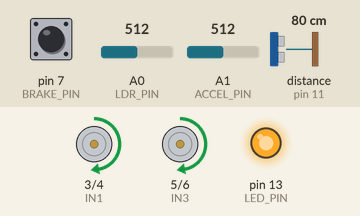
Recording of a sketch running on a simulated Arduino Uno, built with avr-gcc and run on an emulated ATmega328P. On the bench: motor-driver pin pairs drawn as motors (green arrow = first pin HIGH = forward, orange = second pin HIGH = backward, longer = more drive, scaled by the enable pin), output pins drawn as LEDs (lit = HIGH). Wiring (inferred from the names in the program): ultrasonic range finder: trigger pin 12; echo pin 11. Dashed ring = blinking. The test bench sets the inputs (shaded band); at power-on: distance to the obstacle (sensor on pin 11) 80 cm, pin 7 (BRAKE_PIN) HIGH, A0 (LDR_PIN) = 512, A1 (ACCEL_PIN) = 512. The echo pulse lasts 58.3 µs per cm; pins used as bus, display or sensor lines are not drawn.

Above: at 1.2 s.
1.3 s: distance to the obstacle (sensor on pin 11) set to 28 cm
2.8 s: distance to the obstacle (sensor on pin 11) set to 23 cm
At 3.19 s:
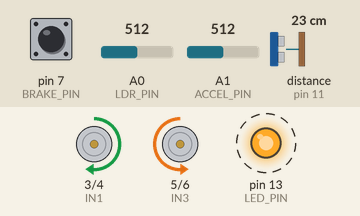
5.8 s: pin 7 (BRAKE_PIN) pulled LOW for 0.15 s
8.8 s: pin 7 (BRAKE_PIN) pulled LOW for 1 s
At 9.6 s:
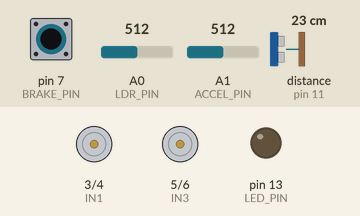
11.8 s: pin 7 (BRAKE_PIN) pulled LOW for 3.2 s
At 15.15 s:
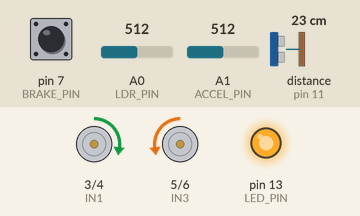
16.5 s: distance to the obstacle (sensor on pin 11) set to 32 cm
19.5 s: distance to the obstacle (sensor on pin 11) set to 38 cm
At 20.2 s:
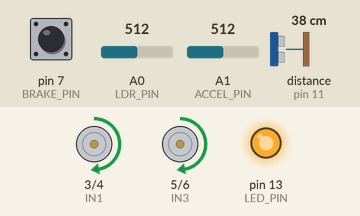
Timing chart, 0 to 22.0 s (numbered marks = the images above; inputs shaded):
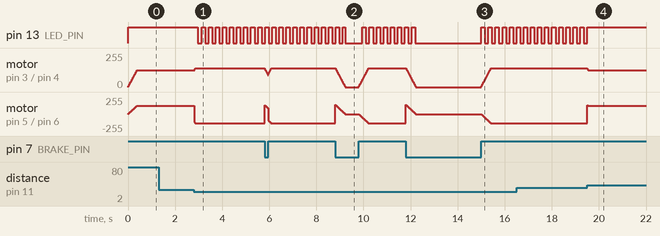

The sketch:

test_1.ino
```cpp
// ===== Pin Map (WORKING on Uno) =====
const int ENA = 9;   // Left PWM
const int IN1 = 3;   // Left dir
const int IN2 = 4;

const int ENB = 10;  // Right PWM
const int IN3 = 5;   // Right dir
const int IN4 = 6;

const int BRAKE_PIN = 7;   // switch to GND, INPUT_PULLUP
const int ACCEL_PIN = A1;  // pot wiper
const int LDR_PIN   = A0;  // LDR analog

const int TRIG_PIN = 12;
const int ECHO_PIN = 11;

const int LED_PIN = 13;    // built-in LED

// ===== Tuning =====
const int STOP_CM  = 25;
const int CLEAR_CM = 35;
const int MIN_DRIVE_PWM = 60;
const int AVOID_PWM = 140;

// ===== Motion helpers =====
enum Dir { COAST=0, FWD=1, REV=2, BRAKE=3 };

void setMotor(int en, int a, int b, Dir d, int pwm) {
  pwm = constrain(pwm, 0, 255);
  switch (d) {
    case FWD:   digitalWrite(a, HIGH); digitalWrite(b, LOW);  break;
    case REV:   digitalWrite(a, LOW);  digitalWrite(b, HIGH); break;
    case COAST: digitalWrite(a, LOW);  digitalWrite(b, LOW);  break;
    case BRAKE: digitalWrite(a, HIGH); digitalWrite(b, HIGH); break;
  }
  analogWrite(en, pwm);
}

void setLeft(Dir d, int pwm)  { setMotor(ENA, IN1, IN2, d, pwm); }
void setRight(Dir d, int pwm) { setMotor(ENB, IN3, IN4, d, pwm); }

bool brakePressed() { return digitalRead(BRAKE_PIN) == LOW; }

long readUltrasonicCm() {
  digitalWrite(TRIG_PIN, LOW);
  delayMicroseconds(2);
  digitalWrite(TRIG_PIN, HIGH);
  delayMicroseconds(10);
  digitalWrite(TRIG_PIN, LOW);

  unsigned long dur = pulseIn(ECHO_PIN, HIGH, 25000UL);
  if (dur == 0) return -1;
  return (long)(dur / 58UL);
}

// ===== Smooth speed control =====
int currentPWM = 0;
int targetPWM  = 0;

unsigned long lastRampMs = 0;
const unsigned long RAMP_DT_MS = 15;
const int RAMP_STEP = 5;

void rampUpdate() {
  unsigned long now = millis();
  if (now - lastRampMs < RAMP_DT_MS) return;
  lastRampMs = now;

  if (currentPWM < targetPWM) currentPWM = min(currentPWM + RAMP_STEP, targetPWM);
  else if (currentPWM > targetPWM) currentPWM = max(currentPWM - RAMP_STEP, targetPWM);
}

// ===== State machine =====
enum State { DRIVE_FWD, AVOID_SPIN };
State state = DRIVE_FWD;

unsigned long lastSenseMs = 0;
long distCm = -1;

// LED blink timing
unsigned long lastLedMs = 0;
bool ledOn = false;

void updateLed() {
  unsigned long now = millis();

  if (currentPWM == 0) {
    digitalWrite(LED_PIN, LOW);
    return;
  }

  if (state == DRIVE_FWD) {
    digitalWrite(LED_PIN, HIGH);
    return;
  }

  // AVOID_SPIN: blink
  if (now - lastLedMs >= 150) {
    lastLedMs = now;
    ledOn = !ledOn;
    digitalWrite(LED_PIN, ledOn ? HIGH : LOW);
  }
}

void setup() {
  pinMode(ENA, OUTPUT); pinMode(IN1, OUTPUT); pinMode(IN2, OUTPUT);
  pinMode(ENB, OUTPUT); pinMode(IN3, OUTPUT); pinMode(IN4, OUTPUT);

  pinMode(BRAKE_PIN, INPUT_PULLUP);

  pinMode(TRIG_PIN, OUTPUT);
  pinMode(ECHO_PIN, INPUT);

  pinMode(LED_PIN, OUTPUT);

  setLeft(COAST, 0);
  setRight(COAST, 0);
}

void loop() {
  unsigned long now = millis();

  // Sensor sampling (~16Hz)
  if (now - lastSenseMs >= 60) {
    lastSenseMs = now;
    distCm = readUltrasonicCm();
  }

  int accelRaw = analogRead(ACCEL_PIN);
  (void)analogRead(LDR_PIN); // read it (not used yet)

  int accelPWM = map(accelRaw, 0, 1023, 0, 255);
  if (accelPWM < MIN_DRIVE_PWM) accelPWM = 0;

  // Brake override
  if (brakePressed()) {
    targetPWM = 0;
    rampUpdate();

    if (currentPWM == 0) {
      setLeft(COAST, 0);
      setRight(COAST, 0);
    } else {
      setLeft(FWD, currentPWM);
      setRight(FWD, currentPWM);
    }

    updateLed();
    return;
  }

  // State transitions based on ultrasonic
  if (distCm != -1) {
    if (state == DRIVE_FWD && distCm <= STOP_CM) state = AVOID_SPIN;
    if (state == AVOID_SPIN && distCm >= CLEAR_CM) state = DRIVE_FWD;
  }

  // Outputs by state
  if (state == DRIVE_FWD) {
    targetPWM = accelPWM;
    rampUpdate();

    if (currentPWM == 0) {
      setLeft(COAST, 0);
      setRight(COAST, 0);
    } else {
      setLeft(FWD, currentPWM);
      setRight(FWD, currentPWM);
    }
  } else {
    targetPWM = AVOID_PWM;
    rampUpdate();
    setLeft(FWD, currentPWM);
    setRight(REV, currentPWM);
  }

  updateLed();
}
```

Measured:
- the behaviour switches between 27 and 26 cm on distance to the obstacle (sensor on pin 11) (found by bisection; images 0 and 1)
- the behaviour switches between 34 and 35 cm on distance to the obstacle (sensor on pin 11) (found by bisection; images 3 and 4)
- after the input at 1.3 s, every drawn part: stays the same
- after the input at 2.8 s, pin 13 (LED_PIN): alternates HIGH for 0.15 s and LOW for 0.15 s, starting after 0.17 s; motor on pin 3 (IN1) / pin 4 (IN2): forward 127/255 → forward 140/255 at once; motor on pin 5 (IN3) / pin 6 (IN4): forward 127/255 → backward 140/255 at once
- after the input at 19.5 s, pin 13 (LED_PIN): goes on until 19.5 s, then stays HIGH; motor on pin 3 (IN1) / pin 4 (IN2): forward 140/255 → forward 127/255 at once; motor on pin 5 (IN3) / pin 6 (IN4): backward 140/255 → forward 127/255 at once
